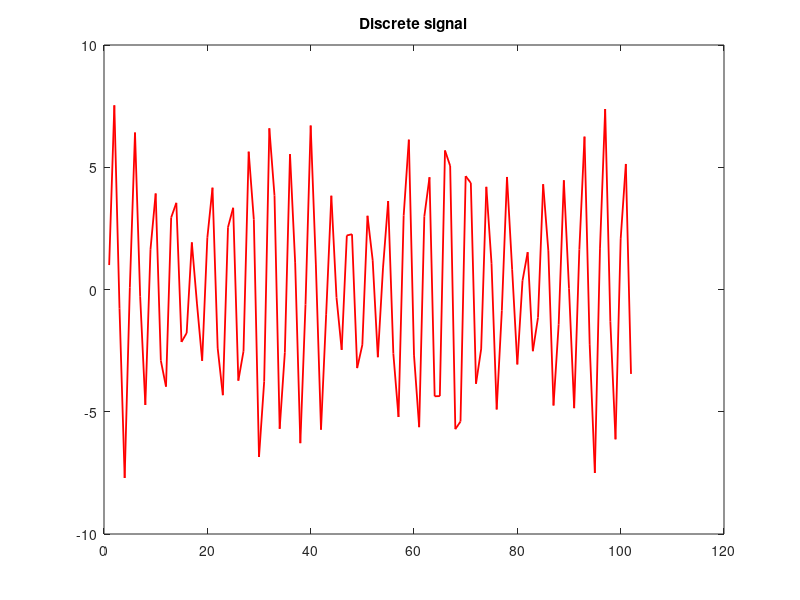
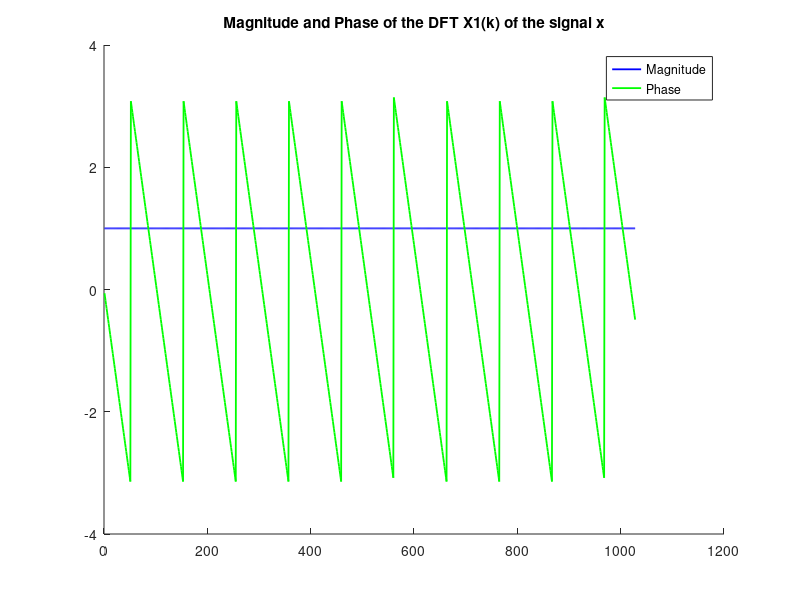
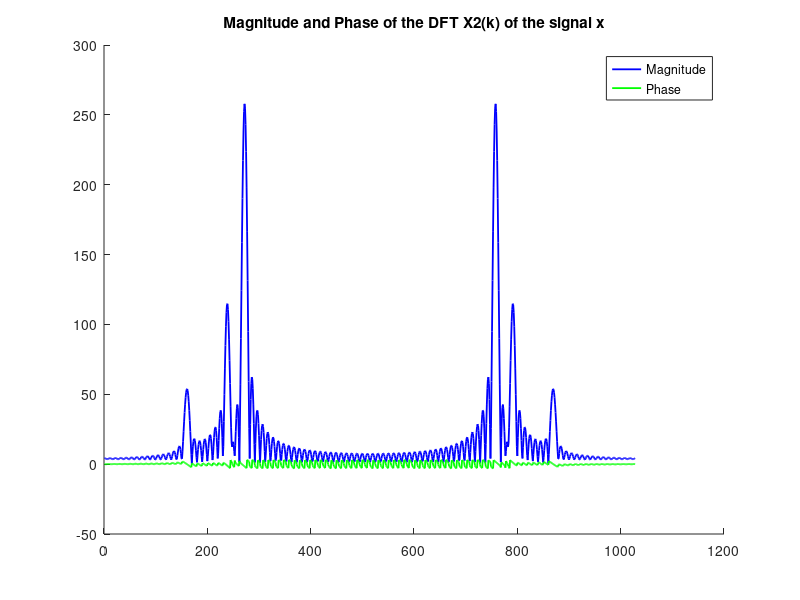
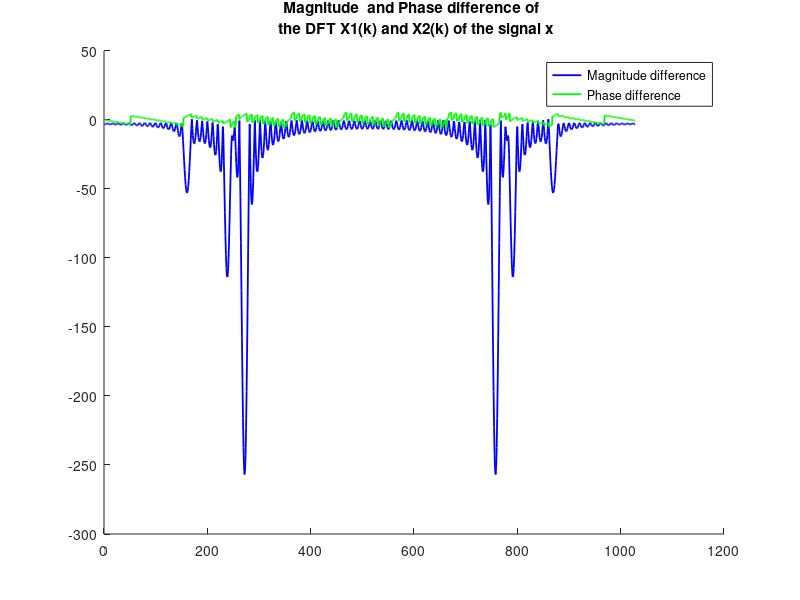

The MATLAB source for these figures, in order:
clc;clear;close all;
% since the signal.txt file is not available in .txt format
% therefore the data points will be stored as a vector
format long g;
% sample signal
x=[1.0000
 7.5323
-0.7715
-7.7076
0.0752
6.4196
-0.2953
-4.7225
1.6491
3.9269
-2.9073
-3.9729
2.9420
3.5445
-2.1457
-1.7790
1.9263
-0.5921
-2.9168
2.1142
4.1640
-2.3947
-4.3221
2.5459
3.3423
-3.7282
-2.5231
5.6373
2.8580
-6.8500
-3.7705
6.5926
3.8370
-5.6970
-2.5839
5.5360
1.0873
-6.2848
-0.6173
6.7062
1.0420
-5.7312
-1.0085
3.8352
-0.3275
-2.4684
2.2108
2.2601
-3.2147
-2.2646
3.0152
1.2014
-2.7690
0.8802
3.6181
-2.6195
-5.2141
3.0226
6.1281
-2.6817
-5.6305
2.9937
4.5906
-4.3673
-4.3602
5.6870
5.0538
-5.7115
-5.4002
4.6382
4.3546
-3.8564
-2.4319
4.1993
1.0762
-4.9058
-0.8626
4.6025
0.8046
-3.0644
0.3586
1.5257
-2.5233
-1.1476
4.3058
1.5782
-4.7436
-1.4253
4.4658
0.0426
-4.8531
1.6298
6.2520
-2.2339
-7.5034
1.6944
7.3815
-1.3014
-6.1270
2.0702
5.1344
-3.4526]'; % transpose to row vector

% plot the signal
% 1))
figure;
plot(1:102,x,'-r','LineWidth',1.3)
title('Discrete signal')

%%%%%%%%%%%%%%%%%%%%%%%%%%%%%%%%%%%%%%%%%%%%%%%%%%%%%
% Q.2)) calculate DFT of x
X1=[]; % dft of x

% 1028 points DFT
for k=1:1028
    
    % vectorized implementation of the DFT 
    % using nested loop is not feasible
    % as 1028*102 many times this piece of code of run
    % you can have vectorized implementation to avoid the 
    % burden of computation
    % in matlab by default i and j are imaginery units
    % .* point-wise multiplication
    % the inside part of exp is a vector 
    vec_sum=0;
    for n=1:length(102)
        vec_sum=vec_sum+x(n)*exp(-1j*(2*pi*n*k/length(x)));
    end
   %dft_vec=x.*exp(-1j*((2*pi/length(x))*(1:length(x))*k));
   X1(k)=vec_sum;
end


%%%%%%%%%%%%%%%%%%%%%%%%%%%%%%%%%%%%%%%%%%%%%%%%%%%%%%%
% Q.3)) magnitude and phase of the signal X
mag=abs(X1);
phase=angle(X1);

figure; % create a figure
hold on
plot(1:1028,mag,'-b','LineWidth',1.3)
plot(1:1028,phase,'-g','LineWidth',1.3)
title("Magnitude and Phase of the DFT X1(k) of the signal x")
legend('Magnitude','Phase')
hold off

%%%%%%%%%%%%%%%%%%%%%%%%%%%%%%%%%%%%%%%%%%%%%%%%%%%%%%%%%%%%%%%%%%%%%%%%

% Q.4))
X2=fft(x,1028);

% magnitude
mag2=abs(X2);

% phase
phase2=angle(X2);

figure; % create a figure
hold on
plot(1:1028,mag2,'-b','LineWidth',1.3)
plot(1:1028,phase2,'-g','LineWidth',1.3)
title("Magnitude and Phase of the DFT X2(k) of the signal x")
legend('Magnitude','Phase')
hold off
%%%%%%%%%%%%%%%%%%%%%%%%%%%%%%%%%%%%%%%%%%%%%%%%%%%%%%%%%%%%%%%%%%%%%%%%
% Q.5))

% difference of magnitude
diff_mag=mag-mag2;

% phase difference

diff_phase=phase-phase2;

figure; % create a figure
hold on
plot(1:1028,diff_mag,'-b','LineWidth',1.3)
plot(1:1028,diff_phase,'-g','LineWidth',1.3)
title(sprintf("Magnitude  and Phase difference of \n the DFT X1(k) and X2(k) of the signal x"))
legend('Magnitude difference','Phase difference')
hold off

